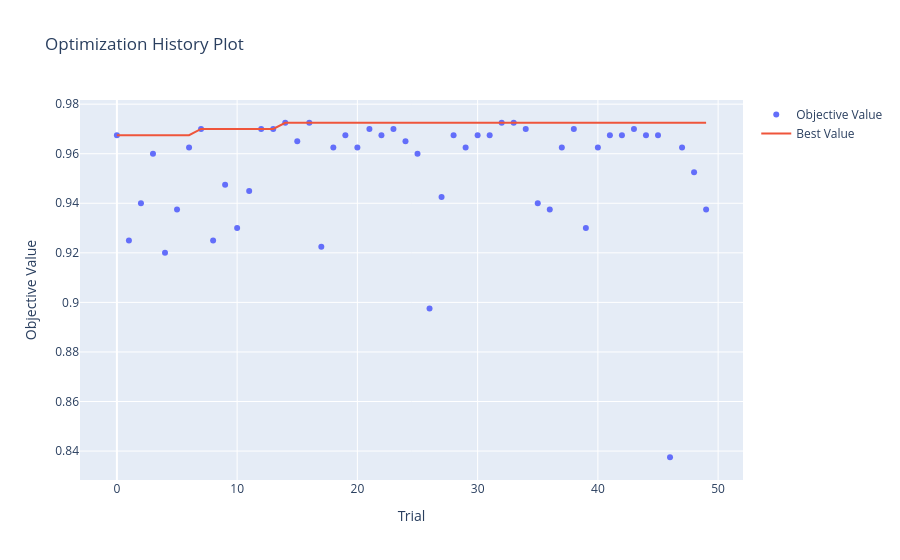
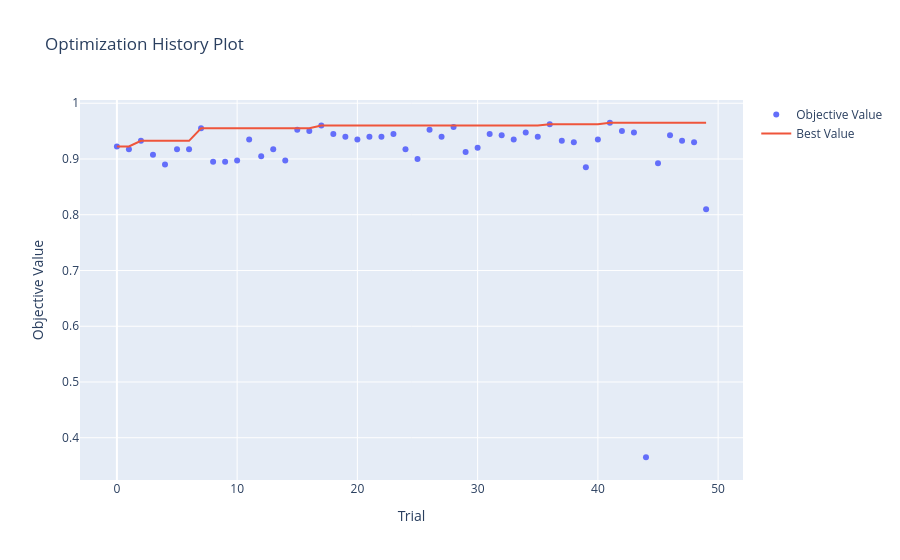

The cell these charts' notebook holds for them, in order:
### Markdown cell above
## Optuna Visualizations

### Code cell
from optuna.visualization import plot_optimization_history, plot_param_importances

for name, study in studies.items():
    print(f'\n{name.upper()} Optimization History:')
    display(plot_optimization_history(study))

### Figure 1 — Plotly figure (JSON) as saved in the notebook; plotly's stock layout.template omitted (floating-point values rounded to 4 significant figures)
{"data": [{"mode": "markers", "name": "Objective Value", "type": "scatter", "x": [0, 1, 2, 3, 4, 5, 6, 7, 8, 9, 10, 11, 12, 13, 14, 15, 16, 17, 18, 19, 20, 21, 22, 23, 24, 25, 26, 27, 28, 29, 30, 31, 32, 33, 34, 35, 36, 37, 38, 39, 40, 41, 42, 43, 44, 45, 46, 47, 48, 49], "y": [0.9675, 0.925, 0.94, 0.96, 0.92, 0.9375, 0.9625, 0.97, 0.925, 0.9475, 0.93, 0.945, 0.97, 0.97, 0.9725, 0.965, 0.9725, 0.9225, 0.9625, 0.9675, 0.9625, 0.97, 0.9675, 0.97, 0.965, 0.96, 0.8975, 0.9425, 0.9675, 0.9625, 0.9675, 0.9675, 0.9725, 0.9725, 0.97, 0.94, 0.9375, 0.9625, 0.97, 0.93, 0.9625, 0.9675, 0.9675, 0.97, 0.9675, 0.9675, 0.8375, 0.9625, 0.9525, 0.9375]}, {"mode": "lines", "name": "Best Value", "type": "scatter", "x": [0, 1, 2, 3, 4, 5, 6, 7, 8, 9, 10, 11, 12, 13, 14, 15, 16, 17, 18, 19, 20, 21, 22, 23, 24, 25, 26, 27, 28, 29, 30, 31, 32, 33, 34, 35, 36, 37, 38, 39, 40, 41, 42, 43, 44, 45, 46, 47, 48, 49], "y": [0.9675, 0.9675, 0.9675, 0.9675, 0.9675, 0.9675, 0.9675, 0.97, 0.97, 0.97, 0.97, 0.97, 0.97, 0.97, 0.9725, 0.9725, 0.9725, 0.9725, 0.9725, 0.9725, 0.9725, 0.9725, 0.9725, 0.9725, 0.9725, 0.9725, 0.9725, 0.9725, 0.9725, 0.9725, 0.9725, 0.9725, 0.9725, 0.9725, 0.9725, 0.9725, 0.9725, 0.9725, 0.9725, 0.9725, 0.9725, 0.9725, 0.9725, 0.9725, 0.9725, 0.9725, 0.9725, 0.9725, 0.9725, 0.9725]}, {"marker": {"color": "#cccccc"}, "mode": "markers", "name": "Infeasible Trial", "showlegend": false, "type": "scatter", "x": [], "y": []}], "layout": {"title": {"text": "Optimization History Plot"}, "xaxis": {"title": {"text": "Trial"}}, "yaxis": {"title": {"text": "Objective Value"}}}}

### Figure 2 — Plotly figure (JSON) as saved in the notebook; plotly's stock layout.template omitted (floating-point values rounded to 4 significant figures)
{"data": [{"mode": "markers", "name": "Objective Value", "type": "scatter", "x": [0, 1, 2, 3, 4, 5, 6, 7, 8, 9, 10, 11, 12, 13, 14, 15, 16, 17, 18, 19, 20, 21, 22, 23, 24, 25, 26, 27, 28, 29, 30, 31, 32, 33, 34, 35, 36, 37, 38, 39, 40, 41, 42, 43, 44, 45, 46, 47, 48, 49], "y": [0.9225, 0.9175, 0.9325, 0.9075, 0.89, 0.9175, 0.9175, 0.955, 0.895, 0.895, 0.8975, 0.935, 0.905, 0.9175, 0.8975, 0.9525, 0.95, 0.96, 0.945, 0.94, 0.935, 0.94, 0.94, 0.945, 0.9175, 0.9, 0.9525, 0.94, 0.9575, 0.9125, 0.92, 0.945, 0.9425, 0.935, 0.9475, 0.94, 0.9625, 0.9325, 0.93, 0.885, 0.935, 0.965, 0.95, 0.9475, 0.365, 0.8925, 0.9425, 0.9325, 0.93, 0.81]}, {"mode": "lines", "name": "Best Value", "type": "scatter", "x": [0, 1, 2, 3, 4, 5, 6, 7, 8, 9, 10, 11, 12, 13, 14, 15, 16, 17, 18, 19, 20, 21, 22, 23, 24, 25, 26, 27, 28, 29, 30, 31, 32, 33, 34, 35, 36, 37, 38, 39, 40, 41, 42, 43, 44, 45, 46, 47, 48, 49], "y": [0.9225, 0.9225, 0.9325, 0.9325, 0.9325, 0.9325, 0.9325, 0.955, 0.955, 0.955, 0.955, 0.955, 0.955, 0.955, 0.955, 0.955, 0.955, 0.96, 0.96, 0.96, 0.96, 0.96, 0.96, 0.96, 0.96, 0.96, 0.96, 0.96, 0.96, 0.96, 0.96, 0.96, 0.96, 0.96, 0.96, 0.96, 0.9625, 0.9625, 0.9625, 0.9625, 0.9625, 0.965, 0.965, 0.965, 0.965, 0.965, 0.965, 0.965, 0.965, 0.965]}, {"marker": {"color": "#cccccc"}, "mode": "markers", "name": "Infeasible Trial", "showlegend": false, "type": "scatter", "x": [], "y": []}], "layout": {"title": {"text": "Optimization History Plot"}, "xaxis": {"title": {"text": "Trial"}}, "yaxis": {"title": {"text": "Objective Value"}}}}
